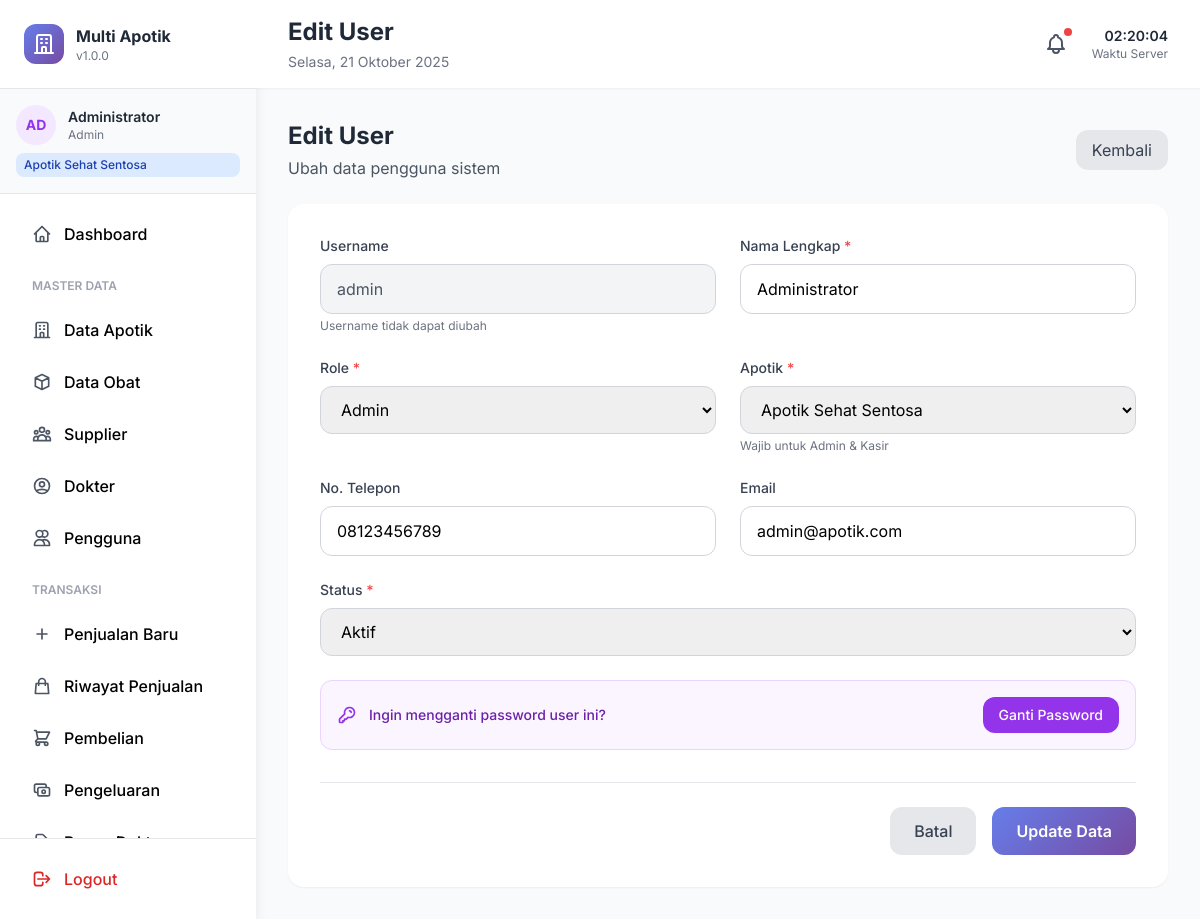
Before: /users/edit.php?id=1 (signed in) with the older database file.
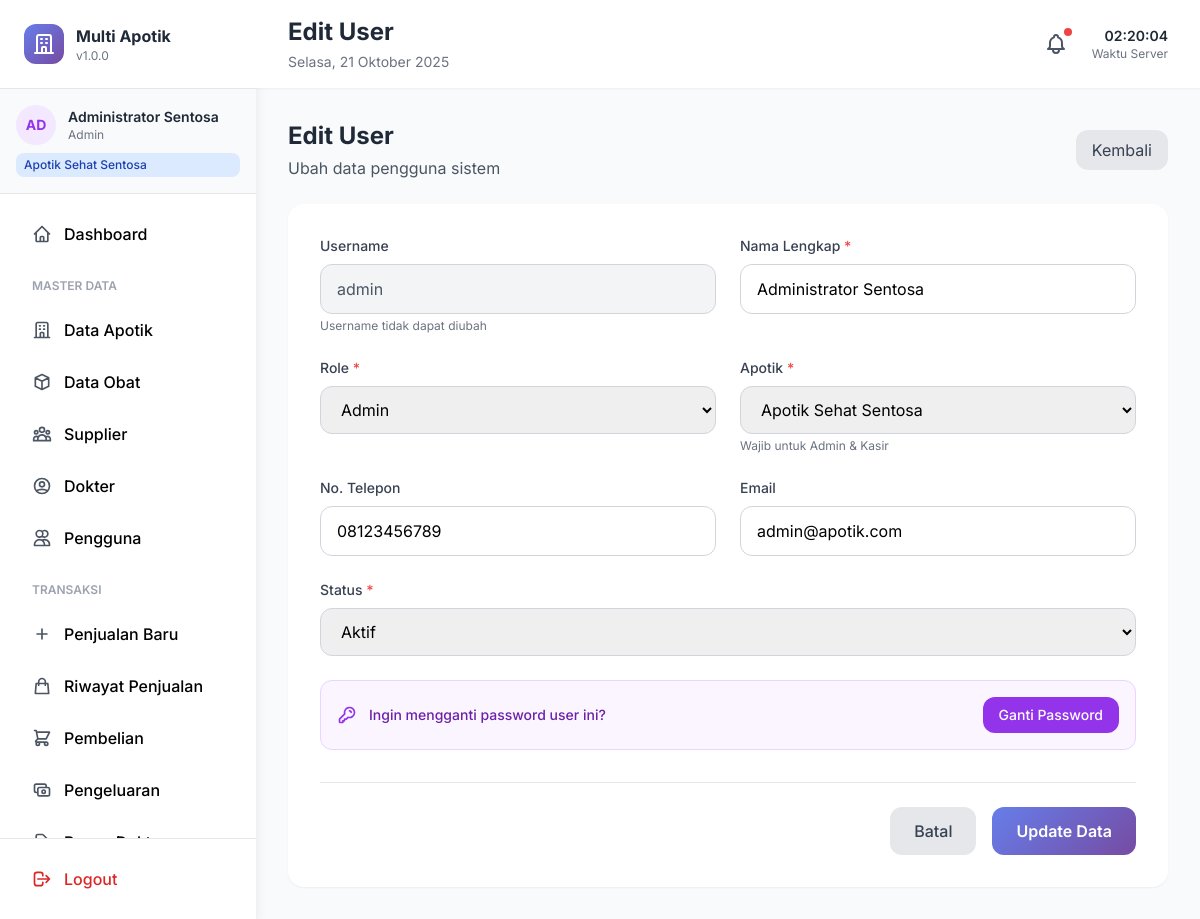
After: the same page with the newer database file.
### tables this page shows
CREATE TABLE users (
    id_user INT PRIMARY KEY AUTO_INCREMENT,
    id_apotik INT,
    username VARCHAR(50) UNIQUE NOT NULL,
    password VARCHAR(255) NOT NULL,
    nama_lengkap VARCHAR(100) NOT NULL,
    role ENUM('admin', 'kasir', 'manajer') NOT NULL,
    no_telp VARCHAR(20),
    email VARCHAR(100),
    foto_profile VARCHAR(255),
    status ENUM('aktif', 'nonaktif') DEFAULT 'aktif',
    last_login TIMESTAMP NULL,
    created_at TIMESTAMP DEFAULT CURRENT_TIMESTAMP,
    updated_at TIMESTAMP DEFAULT CURRENT_TIMESTAMP ON UPDATE CURRENT_TIMESTAMP,
    FOREIGN KEY (id_apotik) REFERENCES apotik(id_apotik) ON DELETE SET NULL
);

CREATE TABLE apotik (
    id_apotik INT PRIMARY KEY AUTO_INCREMENT,
    kode_apotik VARCHAR(20) UNIQUE NOT NULL,
    nama_apotik VARCHAR(100) NOT NULL,
    alamat TEXT,
    no_telp VARCHAR(20),
    email VARCHAR(100),
    status ENUM('aktif', 'nonaktif') DEFAULT 'aktif',
    created_at TIMESTAMP DEFAULT CURRENT_TIMESTAMP,
    updated_at TIMESTAMP DEFAULT CURRENT_TIMESTAMP ON UPDATE CURRENT_TIMESTAMP
);

### config.php (called while the page is built, shortened)
<?php
class Database {
    private static $instance = null;
    private $conn;
    private function __construct() {
        try {
            $this->conn = new mysqli(DB_HOST, DB_USER, DB_PASS, DB_NAME);
            $this->conn->set_charset("utf8mb4");
        } catch (Exception $e) {
            die("Database Error: " . $e->getMessage());
        }
    }
    public static function getInstance() {
        if (self::$instance === null) {
            self::$instance = new self();
        }
        return self::$instance;
    }
    public function query($sql) {
        return $this->conn->query($sql);
    }
    public function prepare($sql) {
        return $this->conn->prepare($sql);
    }
}
function db() {
    return Database::getInstance();
}
function isLoggedIn() {
    return isset($_SESSION['user_id']);
}
function getUserData() {
    return [
        'id' => $_SESSION['user_id'],
        'username' => $_SESSION['username'],
        'nama' => $_SESSION['nama_lengkap'],
        'role' => $_SESSION['user_role'],
        'id_apotik' => $_SESSION['id_apotik'] ?? null,
        'nama_apotik' => $_SESSION['nama_apotik'] ?? null
    ];
}
?>

### users/edit.php (the view, shortened to what the changed rows need)
<?php
require_once '../config.php';
$db = db();
$id_user = isset($_GET['id']) ? (int)$_GET['id'] : 0;
$stmt = $db->prepare("SELECT * FROM users WHERE id_user = ?");
$stmt->bind_param("i", $id_user);
$stmt->execute();
$userData = $stmt->get_result()->fetch_assoc();
$apotikList = $db->query("SELECT * FROM apotik WHERE status = 'aktif' ORDER BY nama_apotik");
$pageTitle = 'Edit User';
include '../includes/header.php';
?>
<div class="max-w-4xl mx-auto space-y-6">
    <div class="flex items-center justify-between">
        <div>
            <h2 class="text-2xl font-bold text-gray-800">Edit User</h2>
        </div>
    </div>
    <form method="POST" class="bg-white rounded-2xl shadow-sm p-8">
        <div class="grid grid-cols-1 md:grid-cols-2 gap-6">
            <div>
                <label class="block text-sm font-medium text-gray-700 mb-2">Username</label>
                <input type="text" value="<?= htmlspecialchars($userData['username']) ?>" readonly
                       class="w-full px-4 py-3 bg-gray-100 border border-gray-300 rounded-xl text-gray-600 cursor-not-allowed">
                <p class="text-xs text-gray-500 mt-1">Username tidak dapat diubah</p>
            </div>
            <div>
                <label class="block text-sm font-medium text-gray-700 mb-2">
                    Nama Lengkap <span class="text-red-500">*</span>
                </label>
                <input type="text" name="nama_lengkap" value="<?= htmlspecialchars($userData['nama_lengkap']) ?>" required
                       class="w-full px-4 py-3 border border-gray-300 rounded-xl focus:ring-2 focus:ring-purple-500">
            </div>
            <div>
                <label class="block text-sm font-medium text-gray-700 mb-2">
                    Role <span class="text-red-500">*</span>
                </label>
                <select name="role" id="role" required onchange="toggleApotik()"
                        class="w-full px-4 py-3 border border-gray-300 rounded-xl focus:ring-2 focus:ring-purple-500">
                    <option value="admin" <?= $userData['role'] === 'admin' ? 'selected' : '' ?>>Admin</option>
                </select>
            </div>
            <div id="apotikContainer">
                <label class="block text-sm font-medium text-gray-700 mb-2">
                    Apotik <span class="text-red-500" id="requiredApotik">*</span>
                </label>
                <select name="id_apotik" id="id_apotik"
                        class="w-full px-4 py-3 border border-gray-300 rounded-xl focus:ring-2 focus:ring-purple-500">
                    <?php while ($apotik = $apotikList->fetch_assoc()): ?>
                    <option value="<?= $apotik['id_apotik'] ?>" <?= $userData['id_apotik'] == $apotik['id_apotik'] ? 'selected' : '' ?>>
                        <?= htmlspecialchars($apotik['nama_apotik']) ?>
                    </option>
                    <?php endwhile; ?>
                </select>
                <p class="text-xs text-gray-500 mt-1" id="apotikHelp">Wajib untuk Admin & Kasir</p>
            </div>
            <div>
                <label class="block text-sm font-medium text-gray-700 mb-2">No. Telepon</label>
                <input type="text" name="no_telp" value="<?= htmlspecialchars($userData['no_telp']) ?>"
                       class="w-full px-4 py-3 border border-gray-300 rounded-xl focus:ring-2 focus:ring-purple-500">
            </div>
            <div>
                <label class="block text-sm font-medium text-gray-700 mb-2">Email</label>
                <input type="email" name="email" value="<?= htmlspecialchars($userData['email']) ?>"
                       class="w-full px-4 py-3 border border-gray-300 rounded-xl focus:ring-2 focus:ring-purple-500">
            </div>
            <div class="md:col-span-2">
                <label class="block text-sm font-medium text-gray-700 mb-2">
                    Status <span class="text-red-500">*</span>
                </label>
                <select name="status" required class="w-full px-4 py-3 border border-gray-300 rounded-xl focus:ring-2 focus:ring-purple-500">
                    <option value="aktif" <?= $userData['status'] === 'aktif' ? 'selected' : '' ?>>Aktif</option>
                </select>
            </div>
        </div>
    </form>
</div>
<?php include '../includes/footer.php'; ?>

### includes/header.php (shortened to what the changed rows need)
<?php
$user = getUserData();
?>
<!DOCTYPE html>
<html lang="id">
<head>
    <script src="https://cdn.tailwindcss.com"></script>
</head>
<body class="bg-gray-50">
    <div class="flex h-screen overflow-hidden">
        <aside class="w-64 bg-white shadow-lg flex-shrink-0 no-print">
            <div class="h-full flex flex-col">
                <div class="p-6 border-b border-gray-200">
                    <div class="flex items-center space-x-3">
                        <div>
                            <h2 class="font-bold text-gray-800"><?= APP_NAME ?></h2>
                        </div>
                    </div>
                </div>
                <div class="p-4 border-b border-gray-200 bg-gray-50">
                    <div class="flex items-center space-x-3">
                        <div class="w-10 h-10 bg-purple-100 rounded-full flex items-center justify-center">
                            <span class="text-purple-600 font-bold text-sm">
                                <?= strtoupper(substr($user['nama'], 0, 2)) ?>
                            </span>
                        </div>
                        <div class="flex-1 min-w-0">
                            <p class="text-sm font-semibold text-gray-800 truncate"><?= htmlspecialchars($user['nama']) ?></p>
                            <p class="text-xs text-gray-500"><?= ucfirst($user['role']) ?></p>
                        </div>
                    </div>
                </div>
            </div>
        </aside>
        <div class="flex-1 flex flex-col overflow-hidden">
            <header class="bg-white shadow-sm px-8 py-4 no-print">
                <div class="flex items-center justify-between">
                    <div>
                        <h1 class="text-2xl font-bold text-gray-800"><?= $pageTitle ?? 'Dashboard' ?></h1>
                    </div>
                </div>
            </header>
            <main class="flex-1 overflow-y-auto p-8">

Changed rows visible on the page:
changed users "AD": nama_lengkap "Administrator" → "Administrator Sentosa"
